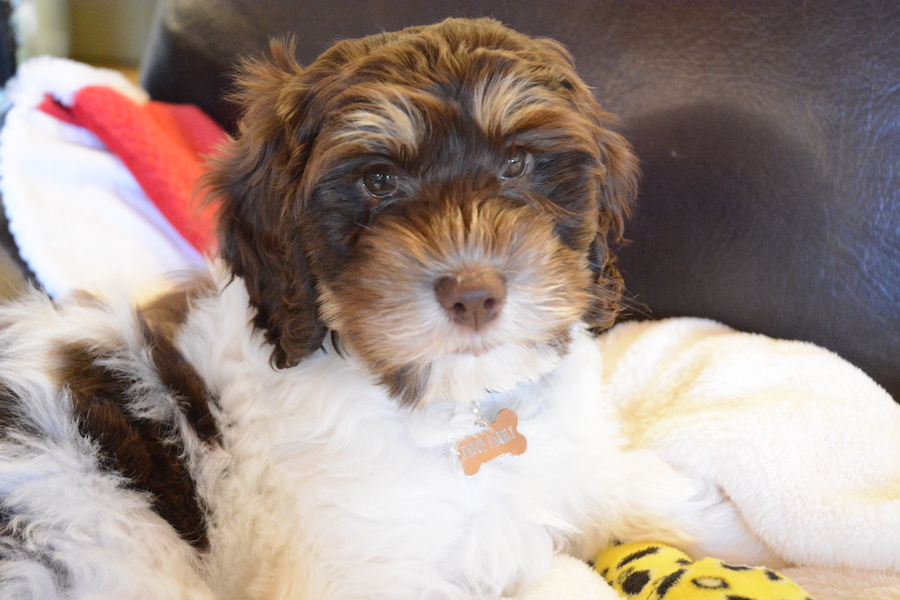
#> input picture Project1/Images/DSC_9259.JPG, 900 x 600 px
$ python spatial_filtering.py
#> lines starting #> are read from the running program, lines starting #| are printed output that depends on the picture
#> further down, img is the input picture: shape (600, 900, 3); mean B, G, R 137.2, 144.7, 161
#| 1620000
#> the answer given: 3
"""
Caroline Li
CSC 391 Project 1: Spatial and Frequency Filtering
2/4/2019

This script applies a spatial filter of user-defined dimension k (k-by-k filter) to an image
and displays the original image, the filter, and the filtered image. This script then saves
the filtered image to a JPG file called filtered_image.JPG.

"""

import os
import cv2
import numpy as np

def box(img, k):
    """
    Filters an image using a k-by-k box filter.

    Args:
        img (ndarray, uint8): image to be filtered
        k (int): dimensions for the filter
    """
#> called with k = 3

    # create the box filter
    box_filter = np.ones((k, k), np.float32)
    box_filter = box_filter / box_filter.sum()

    print("Box Filter: ")
    print(box_filter)

    # create space for filtered image
    new_img = np.zeros(img.shape, np.uint8)

    # fill in values for new image
    new_img[:, :, 0] = cv2.filter2D(img[:, :, 0], -1, box_filter)
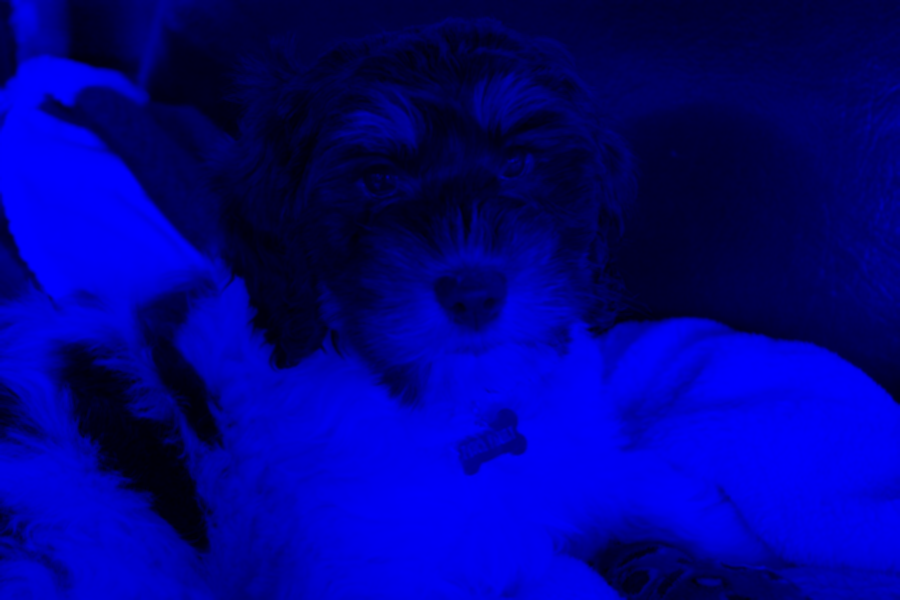
#> new_img: shape (600, 900, 3); mean B, G, R 137.2, 0, 0
    new_img[:, :, 1] = cv2.filter2D(img[:, :, 1], -1, box_filter)
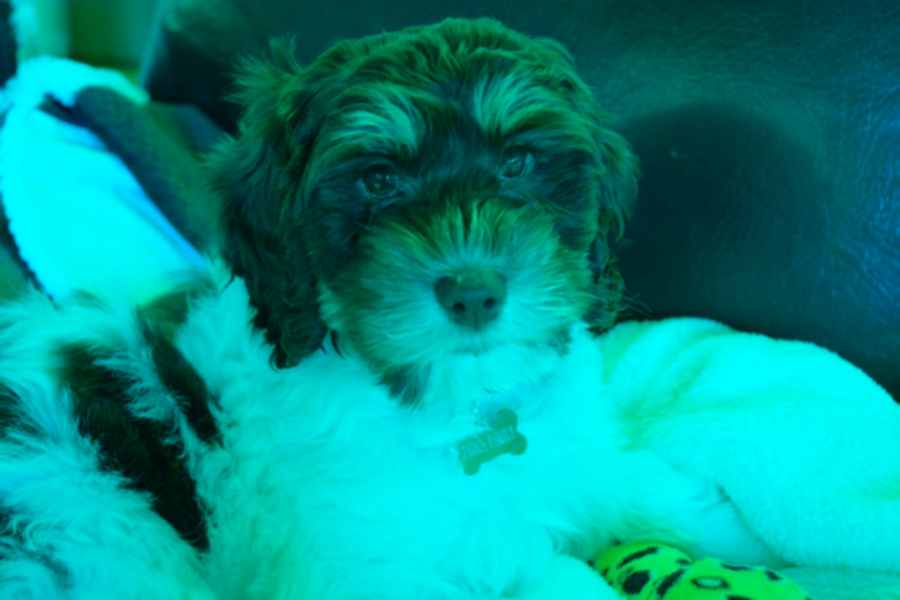
#> new_img: shape (600, 900, 3); mean B, G, R 137.2, 144.7, 0
    new_img[:, :, 2] = cv2.filter2D(img[:, :, 2], -1, box_filter)

    return new_img

if __name__ == "__main__":
    dir = os.path.dirname(__file__)
    filename = os.path.join(dir, 'Images/DSC_9259.JPG') # change name of file accordingly

    if not os.path.exists(filename):
        print("File does not exist.")
        exit()

    img = cv2.imread(filename, 1)
    print(img.size)

    # show original image
    cv2.imshow('original image', img)
    cv2.waitKey(0)

    # get size of filter
    print("Enter k for the dimensions of the k-by-k filter: ")
    k = int(input())
    print(f"Filter is of dimension {k}x{k}")

    # filter image
    filtered_img = box(img, k)

    # show filtered image
    cv2.imshow('filtered image', filtered_img)
    cv2.waitKey(0)

    # save filtered image
    cv2.imwrite(os.path.join(dir, 'filtered_image.JPG'), filtered_img)

$ run again, with Project1/Images/window-00-00.jpg copied over Project1/Images/DSC_9259.JPG
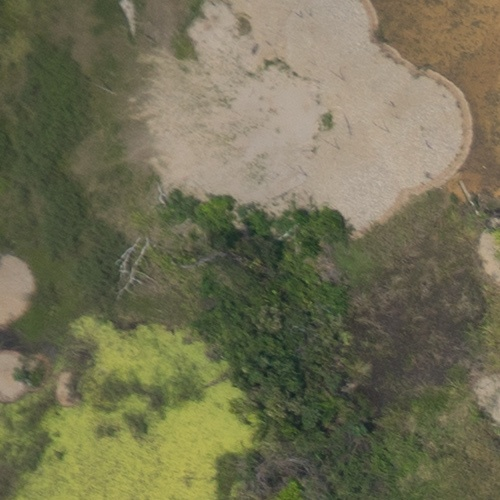
#> input picture Project1/Images/window-00-00.jpg, 500 x 500 px
#> img is the input picture: shape (500, 500, 3); mean B, G, R 84, 111.2, 113.2
#| 750000
#> in box, `new_img[:, :, 0] = cv2.filter2D(img[:, :, 0], -1, box_filter)`:
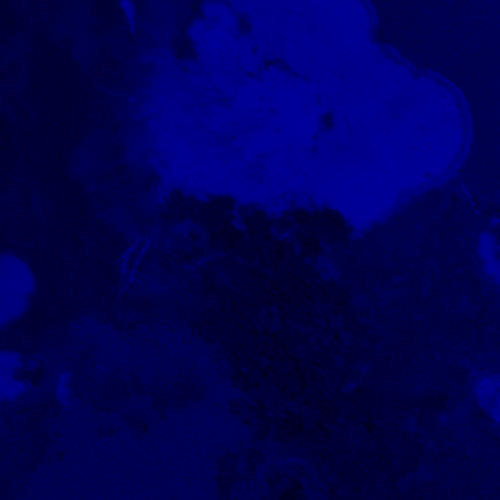
#> new_img: shape (500, 500, 3); mean B, G, R 84, 0, 0
#> in box, `new_img[:, :, 1] = cv2.filter2D(img[:, :, 1], -1, box_filter)`:
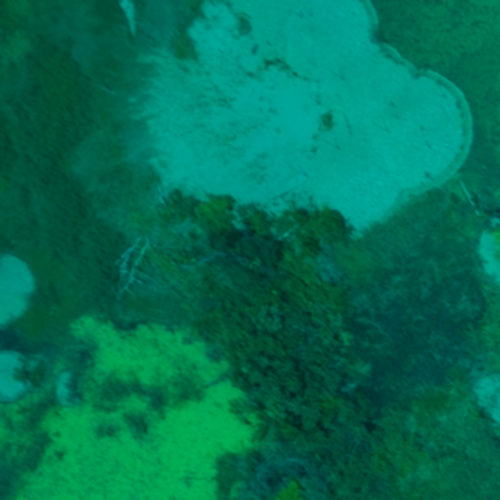
#> new_img: shape (500, 500, 3); mean B, G, R 84, 111.2, 0

$ run again, with Project1/Images/window-00-02.jpg copied over Project1/Images/DSC_9259.JPG
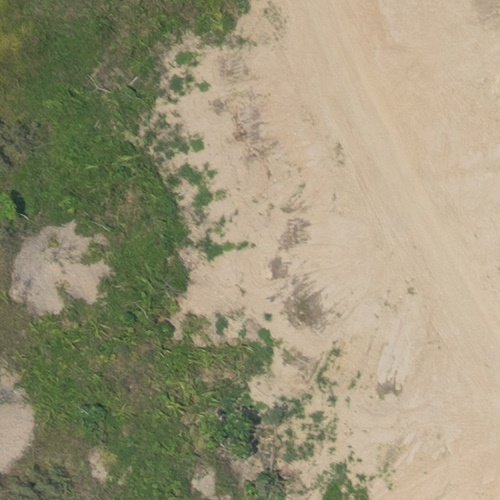
#> input picture Project1/Images/window-00-02.jpg, 500 x 500 px
#> img is the input picture: shape (500, 500, 3); mean B, G, R 119.9, 147.6, 153.6
#| 750000
#> in box, `new_img[:, :, 0] = cv2.filter2D(img[:, :, 0], -1, box_filter)`:
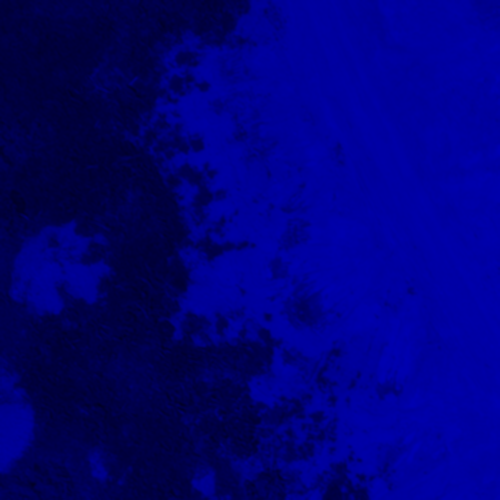
#> new_img: shape (500, 500, 3); mean B, G, R 119.9, 0, 0
#> in box, `new_img[:, :, 1] = cv2.filter2D(img[:, :, 1], -1, box_filter)`:
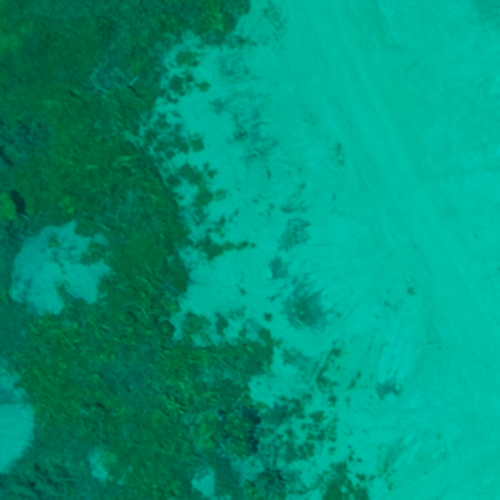
#> new_img: shape (500, 500, 3); mean B, G, R 119.9, 147.6, 0
